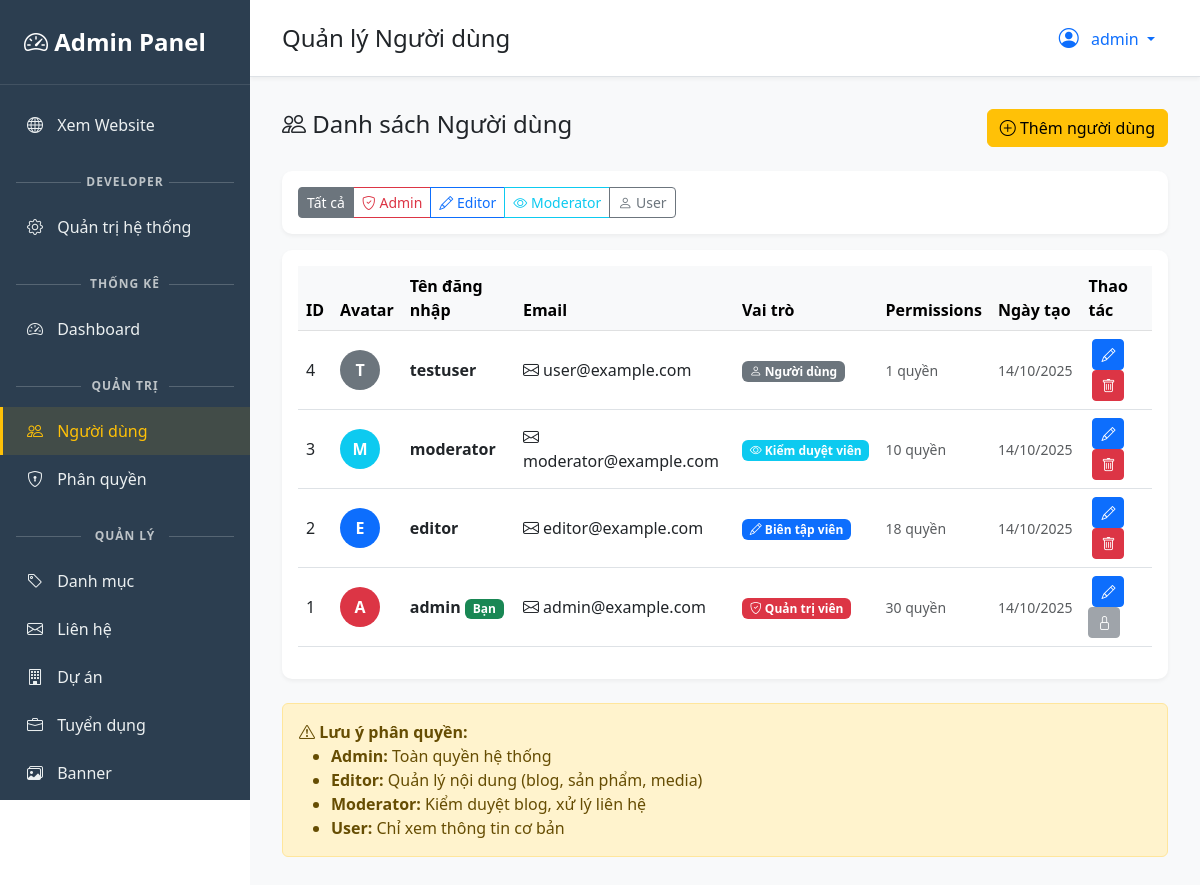
Page /admin/users (signed in) on the committed database.
### app/models.py (models this page shows, shortened)
class User(db.Model, UserMixin):
    __tablename__ = 'users'
    id = db.Column(db.Integer, primary_key=True)
    username = db.Column(db.String(80), unique=True, nullable=False, index=True)
    email = db.Column(db.String(120), unique=True, nullable=False, index=True)
    password_hash = db.Column(db.String(255))
    role_id = db.Column(db.Integer, db.ForeignKey('roles.id'), default=None)
    is_active = db.Column(db.Boolean, default=True)
    created_at = db.Column(db.DateTime, default=datetime.utcnow)
    updated_at = db.Column(db.DateTime, default=datetime.utcnow, onupdate=datetime.utcnow)
    blogs = db.relationship('Blog', backref='author_obj', lazy='dynamic')
    @property
    def role_name(self):
        return self.role_obj.name if self.role_obj else 'user'
    @property
    def role_display_name(self):
        return self.role_obj.display_name if self.role_obj else 'Người dùng'
    @property
    def role_color(self):
        return self.role_obj.color if self.role_obj else 'secondary'
    def has_permission(self, permission_name):
        if not self.role_obj or not self.is_active:
            return False
        return self.role_obj.has_permission(permission_name)
    def has_any_permission(self, *permission_names):
        return any(self.has_permission(perm) for perm in permission_names)
    def get_permissions(self):
        if not self.role_obj:
            return []
        return self.role_obj.permissions.filter_by(is_active=True).all()

### app/models_rbac.py (models this page shows, shortened)
class Role(db.Model):
    __tablename__ = 'roles'
    id = db.Column(db.Integer, primary_key=True)
    name = db.Column(db.String(50), unique=True, nullable=False, index=True)
    display_name = db.Column(db.String(100), nullable=False)
    description = db.Column(db.Text)
    priority = db.Column(db.Integer, default=0)  # Cao = quyền lớn
    color = db.Column(db.String(20), default='secondary')  # Bootstrap colors
    is_active = db.Column(db.Boolean, default=True)
    created_at = db.Column(db.DateTime, default=datetime.utcnow)
    updated_at = db.Column(db.DateTime, default=datetime.utcnow, onupdate=datetime.utcnow)
    users = db.relationship('User', backref='role_obj', lazy='dynamic')
    permissions = db.relationship('Permission',
                                  secondary=role_permissions,
                                  backref=db.backref('roles', lazy='dynamic'),
                                  lazy='dynamic')
    def has_permission(self, permission_name):
        return self.permissions.filter_by(name=permission_name, is_active=True).first() is not None

### app/admin/routes.py (the view)
@admin_bp.route('/users')
@permission_required('view_users')  # ✅ Xem danh sách user
def users():
    role_filter = request.args.get('role', '')
    query = User.query
    if role_filter:
        role_obj = Role.query.filter_by(name=role_filter).first()
        if role_obj:
            query = query.filter_by(role_id=role_obj.id)
    users = query.order_by(User.created_at.desc()).all()
    return render_template('admin/users.html', users=users)

### app/templates/admin/users.html
{% extends "admin/admin_base.html" %}
{% block page_title %}Quản lý Người dùng{% endblock %}
{% block content %}
<div class="d-flex justify-content-between align-items-center mb-4">
    <h4><i class="bi bi-people"></i> Danh sách Người dùng</h4>
    <a href="{{ url_for('admin.add_user') }}" class="btn btn-warning">
        <i class="bi bi-plus-circle"></i> Thêm người dùng
    </a>
</div>
<div class="card mb-3">
    <div class="card-body">
        <div class="btn-group" role="group">
            <a href="{{ url_for('admin.users') }}"
               class="btn btn-sm btn-outline-secondary {% if not request.args.get('role') %}active{% endif %}">
                Tất cả
            </a>
            <a href="{{ url_for('admin.users', role='admin') }}"
               class="btn btn-sm btn-outline-danger {% if request.args.get('role') == 'admin' %}active{% endif %}">
                <i class="bi bi-shield-check"></i> Admin
            </a>
            <a href="{{ url_for('admin.users', role='editor') }}"
               class="btn btn-sm btn-outline-primary {% if request.args.get('role') == 'editor' %}active{% endif %}">
                <i class="bi bi-pencil"></i> Editor
            </a>
            <a href="{{ url_for('admin.users', role='moderator') }}"
               class="btn btn-sm btn-outline-info {% if request.args.get('role') == 'moderator' %}active{% endif %}">
                <i class="bi bi-eye"></i> Moderator
            </a>
            <a href="{{ url_for('admin.users', role='user') }}"
               class="btn btn-sm btn-outline-secondary {% if request.args.get('role') == 'user' %}active{% endif %}">
                <i class="bi bi-person"></i> User
            </a>
        </div>
    </div>
</div>
<div class="card">
    <div class="card-body">
        <div class="table-responsive">
            <table class="table table-hover align-middle">
                <thead class="table-light">
                    <tr>
                        <th>ID</th>
                        <th>Avatar</th>
                        <th>Tên đăng nhập</th>
                        <th>Email</th>
                        <th>Vai trò</th>
                        <th>Permissions</th>
                        <th>Ngày tạo</th>
                        <th>Thao tác</th>
                    </tr>
                </thead>
                <tbody>
                    {% for user in users %}
                    <tr>
                        <td>{{ user.id }}</td>
                        <td>
                            <div class="bg-{{ user.role_color }} text-white rounded-circle d-flex align-items-center justify-content-center"
                                 style="width: 40px; height: 40px; font-weight: bold;">
                                {{ user.username[0]|upper }}
                            </div>
                        </td>
                        <td>
                            <strong>{{ user.username }}</strong>
                            {% if user.id == current_user.id %}
                            <span class="badge bg-success">Bạn</span>
                            {% endif %}
                        </td>
                        <td>
                            <i class="bi bi-envelope"></i> {{ user.email }}
                        </td>
                        <td>
                            <span class="badge bg-{{ user.role_color }}">
                                {% if user.role_name == 'admin' %}
                                <i class="bi bi-shield-check"></i>
                                {% elif user.role_name == 'editor' %}
                                <i class="bi bi-pencil"></i>
                                {% elif user.role_name == 'moderator' %}
                                <i class="bi bi-eye"></i>
                                {% else %}
                                <i class="bi bi-person"></i>
                                {% endif %}
                                {{ user.role_display_name }}
                            </span>
                        </td>
                        <td>
                            <small class="text-muted">
                                {{ user.get_permissions()|length }} quyền
                            </small>
                        </td>
                        <td>
                            <small class="text-muted">{{ user.created_at.strftime('%d/%m/%Y') }}</small>
                        </td>
                        <td class="table-actions">
                            <a href="{{ url_for('admin.edit_user', id=user.id) }}"
                               class="btn btn-sm btn-primary"
                               title="Sửa">
                                <i class="bi bi-pencil"></i>
                            </a>
                            {% if user.id != current_user.id %}
                            <a href="{{ url_for('admin.delete_user', id=user.id) }}"
                               class="btn btn-sm btn-danger"
                               data-confirm="Bạn có chắc muốn xóa người dùng này?"
                               title="Xóa">
                                <i class="bi bi-trash"></i>
                            </a>
                            {% else %}
                            <button class="btn btn-sm btn-secondary" disabled title="Không thể xóa chính mình">
                                <i class="bi bi-lock"></i>
                            </button>
                            {% endif %}
                        </td>
                    </tr>
                    {% endfor %}
                </tbody>
            </table>
        </div>
    </div>
</div>
<div class="alert alert-warning mt-4">
    <i class="bi bi-exclamation-triangle"></i>
    <strong>Lưu ý phân quyền:</strong>
    <ul class="mb-0">
        <li><strong>Admin:</strong> Toàn quyền hệ thống</li>
        <li><strong>Editor:</strong> Quản lý nội dung (blog, sản phẩm, media)</li>
        <li><strong>Moderator:</strong> Kiểm duyệt blog, xử lý liên hệ</li>
        <li><strong>User:</strong> Chỉ xem thông tin cơ bản</li>
    </ul>
</div>
{% endblock %}

### app/templates/admin/admin_base.html (shortened to what this page needs)
<!DOCTYPE html>
<html lang="vi">
<head>
    <link href="https://cdn.jsdelivr.net/npm/bootstrap@5.3.0/dist/css/bootstrap.min.css" rel="stylesheet">
    <link rel="stylesheet" href="https://cdn.jsdelivr.net/npm/bootstrap-icons@1.11.1/font/bootstrap-icons.css">
</head>
<body>
    <div class="sidebar">
        <div class="sidebar-brand " style="color: #fff;">
            <i class="bi bi-speedometer2"></i> Admin Panel
        </div>
        <ul class="sidebar-nav nav flex-column">
            <li class="nav-item">
                <a class="nav-link" href="{{ url_for('main.index') }}" target="_blank">
                    <i class="bi bi-globe"></i> Xem Website
                </a>
            </li>
                {% if current_user.has_permission('manage_settings') %}
            <div class="sidebar-section-title"> Developer </div>
                    <li class="nav-item">
                        <a class="nav-link" href="{{ url_for('admin.settings') }}">
                            <i class="bi bi-gear"></i> Quản trị hệ thống
                        </a>
                    </li>
                {% endif %}
            <li class="nav-item">
                {% if current_user.has_any_permission('manage_users', 'manage_products', 'manage_categories') %}
                <div class="sidebar-section-title">Thống kê</div>
                <a class="nav-link {% if request.endpoint == 'admin.dashboard' %}active{% endif %}"
                   href="{{ url_for('admin.dashboard') }}">
                    <i class="bi bi-speedometer2"></i> Dashboard
                </a>
                {% else %}
                <a class="nav-link {% if request.endpoint == 'admin.welcome' %}active{% endif %}"
                   href="{{ url_for('admin.welcome') }}">
                    <i class="bi bi-house-heart"></i> Trang chủ
                </a>
                {% endif %}
            </li>
            {% if current_user.has_any_permission('manage_users', 'view_users', 'manage_roles') %}
            <div class="sidebar-section-title">Quản trị</div>
            {% if current_user.has_any_permission('manage_users', 'view_users') %}
            <li class="nav-item">
                <a class="nav-link {% if 'users' in request.endpoint %}active{% endif %}"
                   href="{{ url_for('admin.users') }}">
                    <i class="bi bi-people"></i> Người dùng
                </a>
            </li>
            {% endif %}
            {% if current_user.has_permission('manage_roles') %}
            <li class="nav-item">
                <a class="nav-link {% if 'roles' in request.endpoint or 'permissions' in request.endpoint %}active{% endif %}"
                   href="{{ url_for('admin.roles') }}">
                    <i class="bi bi-shield-lock"></i> Phân quyền
                </a>
            </li>
            {% endif %}
            {% endif %}
            {% if current_user.has_any_permission('manage_categories', 'manage_projects', 'manage_jobs', 'view_projects', 'view_jobs', 'view_contacts', 'manage_contacts', 'manage_banners', 'manage_faqs') %}
            <div class="sidebar-section-title">Quản lý</div>
            {% if current_user.has_permission('manage_categories') %}
            <li class="nav-item">
                <a class="nav-link {% if 'categories' in request.endpoint %}active{% endif %}"
                   href="{{ url_for('admin.categories') }}">
                    <i class="bi bi-tag"></i> Danh mục
                </a>
            </li>
            {% endif %}
            {% if current_user.has_any_permission('view_contacts', 'manage_contacts') %}
            <li class="nav-item">
                <a class="nav-link {% if 'contacts' in request.endpoint %}active{% endif %}"
                   href="{{ url_for('admin.contacts') }}">
                    <i class="bi bi-envelope"></i> Liên hệ
                </a>
            </li>
            {% endif %}
            {% if current_user.has_any_permission('manage_projects', 'view_projects') %}
            <li class="nav-item">
                <a class="nav-link {% if 'projects' in request.endpoint %}active{% endif %}"
                   href="{{ url_for('admin.projects') }}">
                    <i class="bi bi-building"></i> Dự án
                </a>
            </li>
            {% endif %}
            {% if current_user.has_any_permission('manage_jobs', 'view_jobs') %}
            <li class="nav-item">
                <a class="nav-link {% if 'jobs' in request.endpoint %}active{% endif %}"
                   href="{{ url_for('admin.jobs') }}">
                    <i class="bi bi-briefcase"></i> Tuyển dụng
                </a>
            </li>
            {% endif %}
            {% if current_user.has_permission('manage_banners') %}
            <li class="nav-item">
                <a class="nav-link {% if 'banners' in request.endpoint %}active{% endif %}"
                   href="{{ url_for('admin.banners') }}">
                    <i class="bi bi-images"></i> Banner
                </a>
            </li>
            {% endif %}
            {% if current_user.has_permission('manage_faqs') %}
            <li class="nav-item">
                <a class="nav-link {% if 'faqs' in request.endpoint %}active{% endif %}"
                   href="{{ url_for('admin.faqs') }}">
                </a>
            </li>
            {% endif %}
            {% endif %}
        </ul>
    </div>
    <div class="main-content">
        <div class="top-bar d-flex justify-content-between align-items-center">
            <div>
                <h4 class="mb-0 d-inline">{% block page_title %}Dashboard{% endblock %}</h4>
            </div>
            <div class="dropdown">
                <button class="btn btn-link dropdown-toggle text-decoration-none"
                        type="button" data-bs-toggle="dropdown">
                    <i class="bi bi-person-circle fs-5"></i>
                    <span class="ms-2">{{ current_user.username }}</span>
                </button>
            </div>
        </div>
        <div class="content-wrapper">
            {% block content %}{% endblock %}
        </div>
    </div>
</body>
</html>

### rows in the picture
User: username "admin", id "1", username "A", shows "Bạn", email "admin@example.com", role_display_name "Quản trị viên", get_permissions|length "30", created_at "14/10/2025"
User: id "4", username "T", username "testuser", email "user@example.com", role_display_name "Người dùng", get_permissions|length "1", created_at "14/10/2025"
User: id "3", username "M", username "moderator", email "moderator@example.com", role_display_name "Kiểm duyệt viên", get_permissions|length "10", created_at "14/10/2025"
User: id "2", username "E", username "editor", email "editor@example.com", role_display_name "Biên tập viên", get_permissions|length "18", created_at "14/10/2025"
